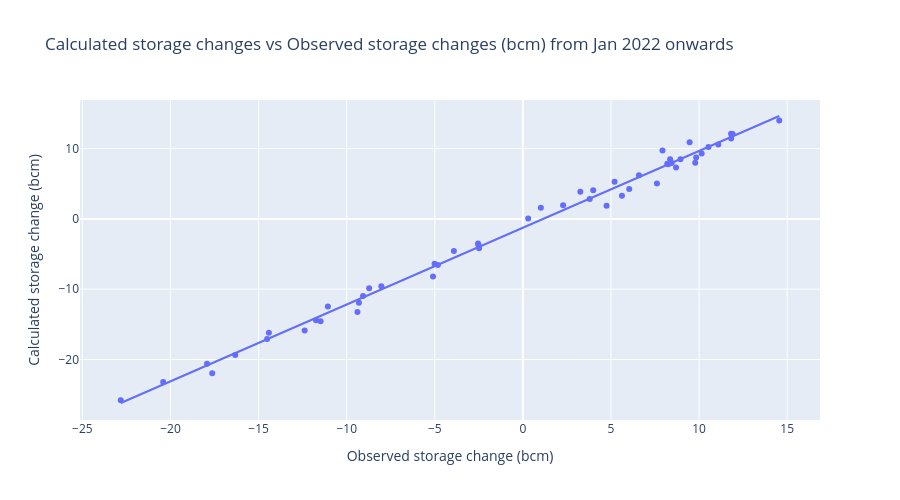

The notebook cell saved with this chart:
### Code cell
# 1. Ensure 'Date' is in datetime format
x['Date'] = pd.to_datetime(x['Date'])

# 2. Filter the dataframe to only include dates
Year = 2022
x_filtered = x[x['Date'] >= f'{Year}-01-01']

# 3. Create the scatter plot using the filtered data
fig = px.scatter(
    x_filtered, 
    x='Act_storage_change', 
    y='Calc_storage_change',
    title=f'Calculated storage changes vs Observed storage changes (bcm) from Jan {Year} onwards',
    labels={
        'Act_storage_change': 'Observed storage change (bcm)', 
        'Calc_storage_change': 'Calculated storage change (bcm)'
    },
    trendline='ols'  # Optional: adds a trendline if you want to see the correlation
)

fig.show()

### Figure 1 — Plotly figure (JSON) as saved in the notebook; plotly's stock layout.template omitted (floating-point values rounded to 4 significant figures)
{"data": [{"hovertemplate": "Observed storage change (bcm)=%{x}<br>Calculated storage change (bcm)=%{y}<extra></extra>", "legendgroup": "", "marker": {"color": "#636efa", "symbol": "circle"}, "mode": "markers", "name": "", "orientation": "v", "showlegend": false, "type": "scatter", "x": [-17.63, -9.073, -2.488, 7.609, 14.55, 11.82, 11.82, 11.9, 8.695, 6.588, -2.545, -9.39, -12.39, -11.74, -5.102, 4.748, 9.783, 8.944, 9.463, 7.923, 3.26, 3.992, -5.012, -9.307, -17.93, -8.034, -3.918, 3.793, 8.247, 8.194, 8.357, 8.451, 2.283, 1.021, -11.07, -14.52, -20.42, -16.33, -4.825, 6.035, 9.836, 11.09, 10.54, 10.15, 5.203, 0.3013, -8.725, -14.42, -22.82, -11.48, -2.53, 5.623, NaN], "xaxis": "x", "y": [-21.96, -10.95, -4.167, 5.025, 14.0, 11.44, 12.12, 12.08, 7.32, 6.224, -3.485, -13.25, -15.87, -14.43, -8.192, 1.864, 8.001, 8.477, 10.91, 9.716, 3.872, 4.08, -6.393, -11.92, -20.59, -9.578, -4.58, 2.816, 7.775, 7.847, 8.499, 7.944, 1.957, 1.594, -12.46, -17.06, -23.19, -19.36, -6.557, 4.242, 8.723, 10.58, 10.21, 9.319, 5.293, 0.05334, -9.855, -16.18, -25.79, -14.57, -3.663, 3.304, 6.656], "yaxis": "y"}, {"hovertemplate": "<b>OLS trendline</b><br>Calc_storage_change = 1.09218 * Act_storage_change + -1.25623<br>R<sup>2</sup>=0.992459<br><br>Observed storage change (bcm)=%{x}<br>Calculated storage change (bcm)=%{y} <b>(trend)</b><extra></extra>", "legendgroup": "", "marker": {"color": "#636efa", "symbol": "circle"}, "mode": "lines", "name": "", "showlegend": false, "type": "scatter", "x": [-22.82, -20.42, -17.93, -17.63, -16.33, -14.52, -14.42, -12.39, -11.74, -11.48, -11.07, -9.39, -9.307, -9.073, -8.725, -8.034, -5.102, -5.012, -4.825, -3.918, -2.545, -2.53, -2.488, 0.3013, 1.021, 2.283, 3.26, 3.793, 3.992, 4.748, 5.203, 5.623, 6.035, 6.588, 7.609, 7.923, 8.194, 8.247, 8.357, 8.451, 8.695, 8.944, 9.463, 9.783, 9.836, 10.15, 10.54, 11.09, 11.82, 11.82, 11.9, 14.55], "xaxis": "x", "y": [-26.18, -23.55, -20.83, -20.51, -19.09, -17.11, -17.0, -14.78, -14.08, -13.8, -13.34, -11.51, -11.42, -11.17, -10.79, -10.03, -6.828, -6.73, -6.526, -5.535, -4.036, -4.02, -3.973, -0.9271, -0.1415, 1.237, 2.304, 2.887, 3.103, 3.93, 4.426, 4.885, 5.335, 5.939, 7.055, 7.397, 7.693, 7.751, 7.871, 7.973, 8.24, 8.512, 9.08, 9.428, 9.486, 9.824, 10.25, 10.86, 11.65, 11.66, 11.75, 14.64], "yaxis": "y"}], "layout": {"height": 500, "legend": {"tracegroupgap": 0}, "title": {"text": "Calculated storage changes vs Observed storage changes (bcm) from Jan 2022 onwards"}, "width": 900, "xaxis": {"anchor": "y", "domain": [0, 1], "title": {"text": "Observed storage change (bcm)"}}, "yaxis": {"anchor": "x", "domain": [0, 1], "title": {"text": "Calculated storage change (bcm)"}}}}
